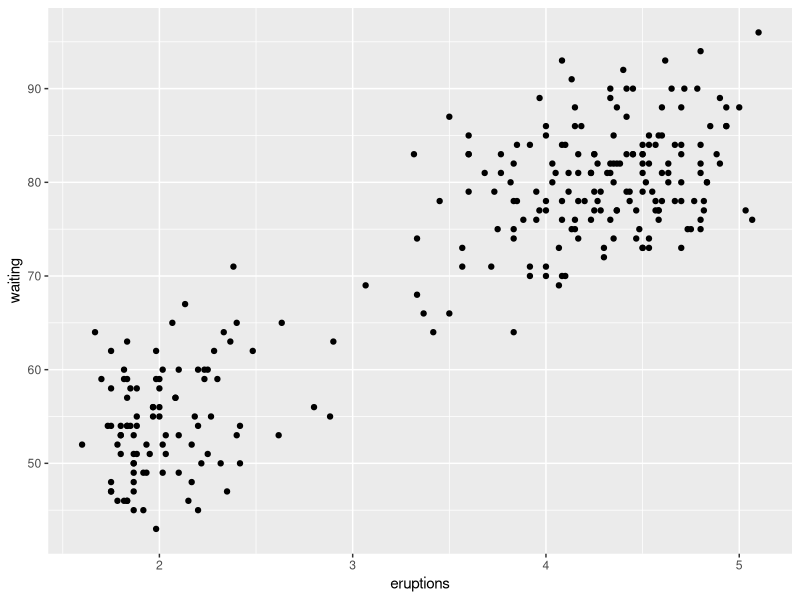
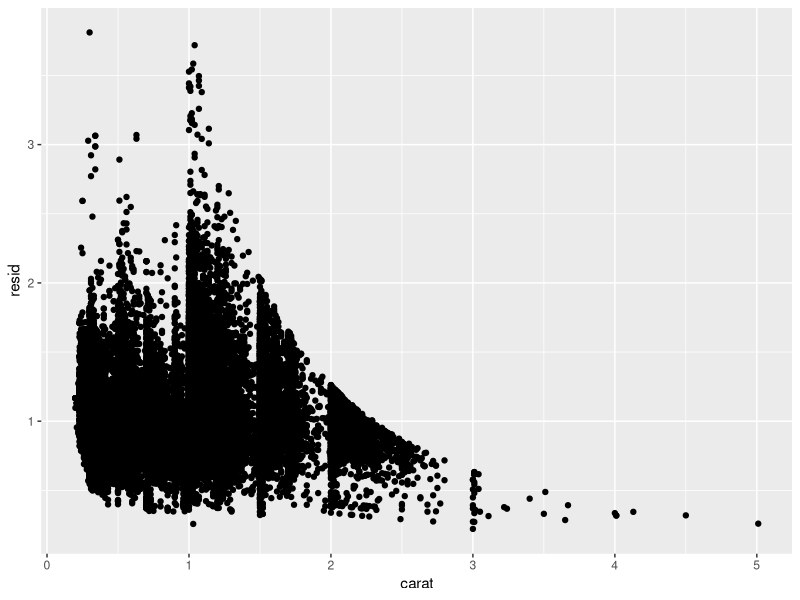
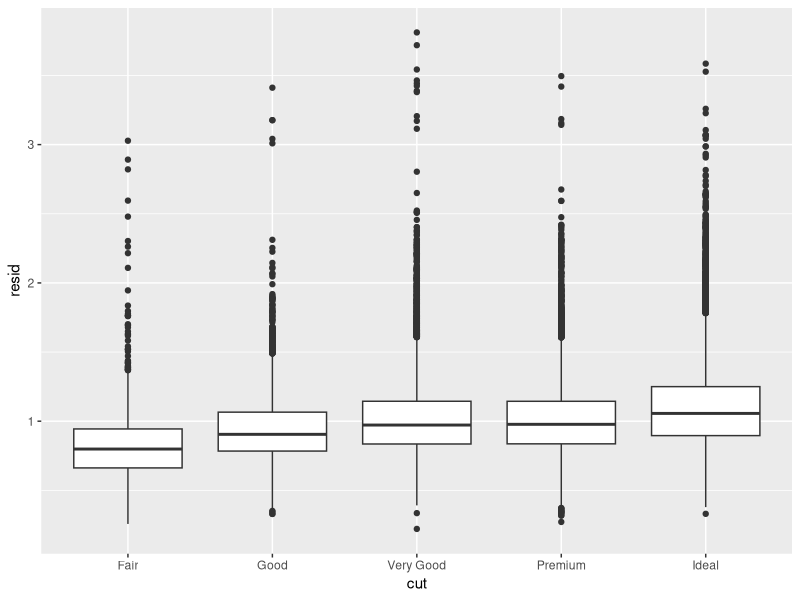
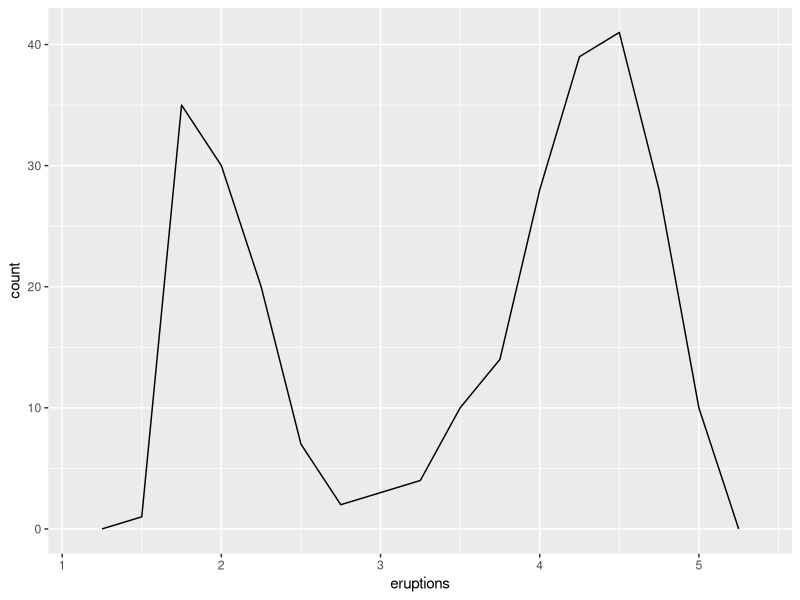
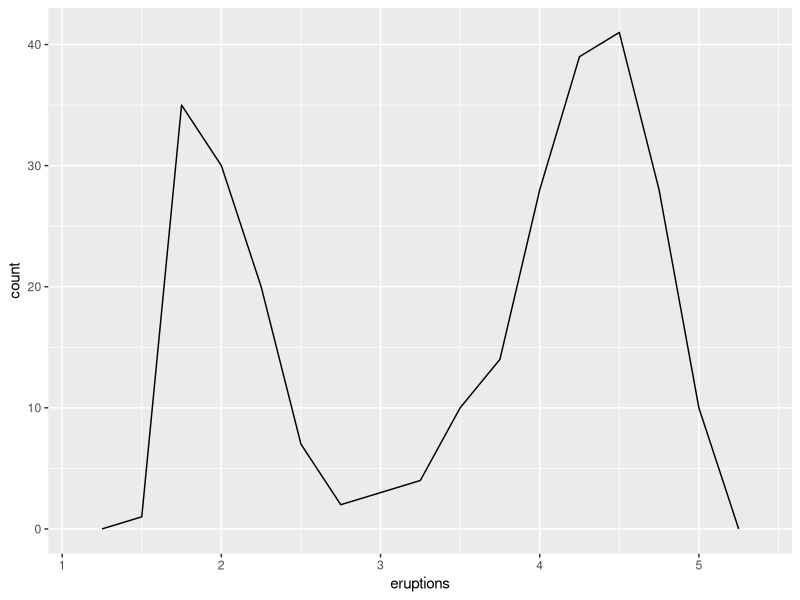
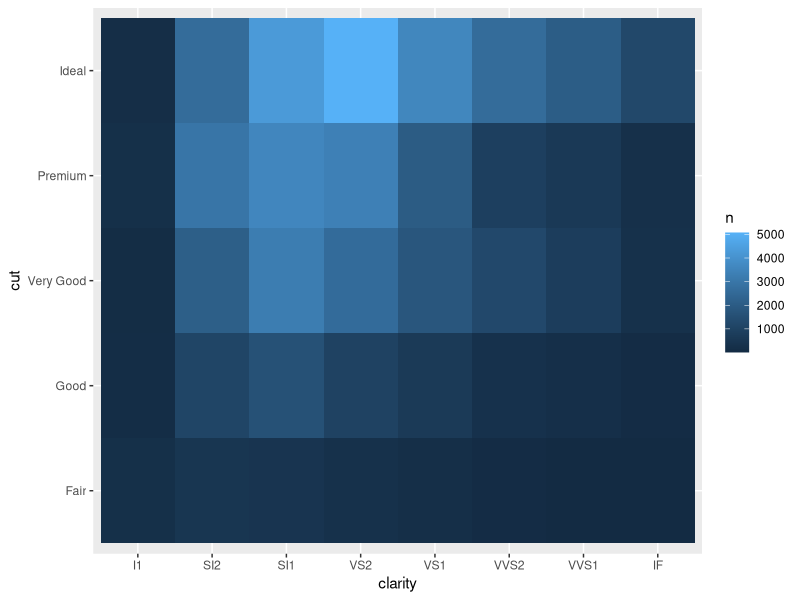

Reproduce these figures in R, in order.
## ---- chunk 1
library(ggplot2)
ggplot(data = faithful) + 
  geom_point(mapping = aes(x = eruptions, y = waiting))

## ---- chunk 2
library(modelr)
library(dplyr)
mod <- lm(log(price) ~ log(carat), data = diamonds)


diamonds2 <- diamonds %>% 
  add_residuals(mod) %>% 
  mutate(resid = exp(resid))

ggplot(data = diamonds2) + 
  geom_point(mapping = aes(x = carat, y = resid))

## ---- chunk 3
ggplot(data = diamonds2) + 
  geom_boxplot(mapping = aes(x = cut, y = resid))

## ---- chunk 4

ggplot(data = faithful, mapping = aes(x = eruptions)) + 
  geom_freqpoly(binwidth = 0.25)

ggplot(faithful, aes(eruptions)) + 
  geom_freqpoly(binwidth = 0.25)

diamonds %>% 
  count(cut, clarity) %>% 
  ggplot(aes(clarity, cut, fill = n)) + 
    geom_tile()

## ---- chunk 5

